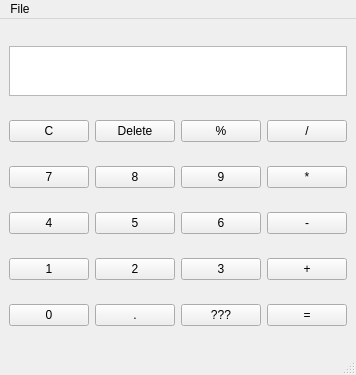
<?xml version="1.0" encoding="UTF-8"?>
<ui version="4.0">
 <class>MainWindow</class>
 <widget class="QMainWindow" name="MainWindow">
  <property name="geometry">
   <rect>
    <x>0</x>
    <y>0</y>
    <width>354</width>
    <height>375</height>
   </rect>
  </property>
  <property name="windowTitle">
   <string>MainWindow</string>
  </property>
  <widget class="QWidget" name="centralwidget">
   <layout class="QHBoxLayout" name="horizontalLayout">
    <item>
     <layout class="QVBoxLayout" name="verticalLayout">
      <item>
       <widget class="QTextEdit" name="textEdit">
        <property name="maximumSize">
         <size>
          <width>16777215</width>
          <height>50</height>
         </size>
        </property>
       </widget>
      </item>
      <item>
       <layout class="QHBoxLayout" name="horizontalLayout_6">
        <property name="topMargin">
         <number>0</number>
        </property>
        <item>
         <widget class="QPushButton" name="bt_clean">
          <property name="text">
           <string>C</string>
          </property>
         </widget>
        </item>
        <item>
         <widget class="QPushButton" name="bt_delete">
          <property name="text">
           <string>Delete</string>
          </property>
         </widget>
        </item>
        <item>
         <widget class="QPushButton" name="bt_percent">
          <property name="text">
           <string>%</string>
          </property>
         </widget>
        </item>
        <item>
         <widget class="QPushButton" name="bt_division">
          <property name="text">
           <string>/</string>
          </property>
         </widget>
        </item>
       </layout>
      </item>
      <item>
       <layout class="QHBoxLayout" name="horizontalLayout_5">
        <property name="topMargin">
         <number>0</number>
        </property>
        <item>
         <widget class="QPushButton" name="bt_seven">
          <property name="text">
           <string>7</string>
          </property>
         </widget>
        </item>
        <item>
         <widget class="QPushButton" name="bt_eight">
          <property name="text">
           <string>8</string>
          </property>
         </widget>
        </item>
        <item>
         <widget class="QPushButton" name="bt_nine">
          <property name="text">
           <string>9</string>
          </property>
         </widget>
        </item>
        <item>
         <widget class="QPushButton" name="bt_multiply">
          <property name="text">
           <string>*</string>
          </property>
         </widget>
        </item>
       </layout>
      </item>
      <item>
       <layout class="QHBoxLayout" name="horizontalLayout_4">
        <property name="topMargin">
         <number>0</number>
        </property>
        <item>
         <widget class="QPushButton" name="bt_four">
          <property name="text">
           <string>4</string>
          </property>
         </widget>
        </item>
        <item>
         <widget class="QPushButton" name="bt_five">
          <property name="text">
           <string>5</string>
          </property>
         </widget>
        </item>
        <item>
         <widget class="QPushButton" name="bt_six">
          <property name="text">
           <string>6</string>
          </property>
         </widget>
        </item>
        <item>
         <widget class="QPushButton" name="bt_minus">
          <property name="text">
           <string>-</string>
          </property>
         </widget>
        </item>
       </layout>
      </item>
      <item>
       <layout class="QHBoxLayout" name="horizontalLayout_3">
        <property name="topMargin">
         <number>0</number>
        </property>
        <item>
         <widget class="QPushButton" name="bt_one">
          <property name="text">
           <string>1</string>
          </property>
         </widget>
        </item>
        <item>
         <widget class="QPushButton" name="bt_two">
          <property name="text">
           <string>2</string>
          </property>
         </widget>
        </item>
        <item>
         <widget class="QPushButton" name="bt_three">
          <property name="text">
           <string>3</string>
          </property>
         </widget>
        </item>
        <item>
         <widget class="QPushButton" name="bt_plus">
          <property name="text">
           <string>+</string>
          </property>
         </widget>
        </item>
       </layout>
      </item>
      <item>
       <layout class="QHBoxLayout" name="horizontalLayout_2">
        <property name="topMargin">
         <number>0</number>
        </property>
        <item>
         <widget class="QPushButton" name="bt_0">
          <property name="text">
           <string>0</string>
          </property>
         </widget>
        </item>
        <item>
         <widget class="QPushButton" name="bt_dot">
          <property name="text">
           <string>.</string>
          </property>
         </widget>
        </item>
        <item>
         <widget class="QPushButton" name="bt_not">
          <property name="text">
           <string>???</string>
          </property>
         </widget>
        </item>
        <item>
         <widget class="QPushButton" name="bt_equals">
          <property name="text">
           <string>=</string>
          </property>
         </widget>
        </item>
       </layout>
      </item>
     </layout>
    </item>
   </layout>
  </widget>
  <widget class="QStatusBar" name="statusbar"/>
  <widget class="QMenuBar" name="menuBar">
   <property name="geometry">
    <rect>
     <x>0</x>
     <y>0</y>
     <width>354</width>
     <height>25</height>
    </rect>
   </property>
   <widget class="QMenu" name="menuFile">
    <property name="title">
     <string>File</string>
    </property>
    <addaction name="bt_stories"/>
    <addaction name="bt_about"/>
   </widget>
   <addaction name="menuFile"/>
  </widget>
  <action name="bt_stories">
   <property name="text">
    <string>History</string>
   </property>
  </action>
  <action name="bt_about">
   <property name="text">
    <string>About</string>
   </property>
  </action>
 </widget>
 <resources/>
 <connections/>
</ui>
